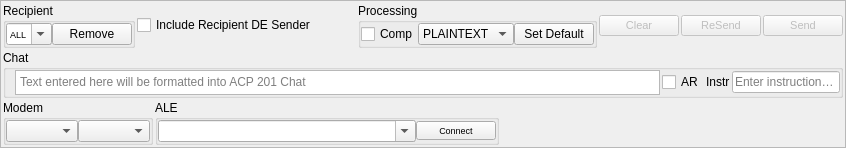
         <widget class="QFrame" name="frameTXSettings">
          <property name="autoFillBackground">
           <bool>false</bool>
          </property>
          <property name="frameShape">
           <enum>QFrame::StyledPanel</enum>
          </property>
          <property name="frameShadow">
           <enum>QFrame::Raised</enum>
          </property>
          <layout class="QVBoxLayout" name="verticalLayout_8">
           <property name="spacing">
            <number>2</number>
           </property>
           <property name="leftMargin">
            <number>2</number>
           </property>
           <property name="topMargin">
            <number>2</number>
           </property>
           <property name="rightMargin">
            <number>2</number>
           </property>
           <property name="bottomMargin">
            <number>2</number>
           </property>
           <item>
            <layout class="QVBoxLayout" name="verticalLayout_2">
             <property name="spacing">
              <number>2</number>
             </property>
             <item>
              <layout class="QHBoxLayout" name="horizontalLayout_21">
               <property name="spacing">
                <number>2</number>
               </property>
               <item>
                <layout class="QVBoxLayout" name="verticalLayout_5">
                 <item>
                  <layout class="QHBoxLayout" name="horizontalLayout">
                   <property name="spacing">
                    <number>2</number>
                   </property>
                   <item>
                    <widget class="QGroupBox" name="groupBoxRecipient">
                     <property name="title">
                      <string>Recipient</string>
                     </property>
                     <layout class="QHBoxLayout" name="horizontalLayout_16">
                      <property name="spacing">
                       <number>0</number>
                      </property>
                      <property name="leftMargin">
                       <number>0</number>
                      </property>
                      <property name="topMargin">
                       <number>0</number>
                      </property>
                      <property name="rightMargin">
                       <number>0</number>
                      </property>
                      <property name="bottomMargin">
                       <number>0</number>
                      </property>
                      <item>
                       <widget class="QComboBox" name="comboBoxRecipient">
                        <property name="sizePolicy">
                         <sizepolicy hsizetype="Preferred" vsizetype="Preferred">
                          <horstretch>0</horstretch>
                          <verstretch>0</verstretch>
                         </sizepolicy>
                        </property>
                        <property name="minimumSize">
                         <size>
                          <width>45</width>
                          <height>0</height>
                         </size>
                        </property>
                        <property name="maximumSize">
                         <size>
                          <width>16777215</width>
                          <height>16777215</height>
                         </size>
                        </property>
                        <property name="font">
                         <font>
                          <pointsize>7</pointsize>
                         </font>
                        </property>
                        <property name="toolTip">
                         <string>Select recipient call sign</string>
                        </property>
                        <property name="editable">
                         <bool>true</bool>
                        </property>
                        <property name="insertPolicy">
                         <enum>QComboBox::InsertAlphabetically</enum>
                        </property>
                        <property name="sizeAdjustPolicy">
                         <enum>QComboBox::AdjustToContents</enum>
                        </property>
                        <item>
                         <property name="text">
                          <string>ALL</string>
                         </property>
                        </item>
                       </widget>
                      </item>
                      <item>
                       <widget class="QPushButton" name="pushButtonRemoveRecipient">
                        <property name="text">
                         <string>Remove</string>
                        </property>
                       </widget>
                      </item>
                     </layout>
                    </widget>
                   </item>
                   <item>
                    <widget class="QCheckBox" name="checkBoxIncludeSalutation">
                     <property name="toolTip">
                      <string>Includes ACP-126 FL1 and FL2 with call signs of sending and receiving station</string>
                     </property>
                     <property name="text">
                      <string>Include Recipient DE Sender</string>
                     </property>
                    </widget>
                   </item>
                   <item>
                    <spacer name="horizontalSpacer_2">
                     <property name="orientation">
                      <enum>Qt::Horizontal</enum>
                     </property>
                     <property name="sizeHint" stdset="0">
                      <size>
                       <width>40</width>
                       <height>20</height>
                      </size>
                     </property>
                    </spacer>
                   </item>
                   <item>
                    <widget class="QGroupBox" name="groupBoxProcessing">
                     <property name="title">
                      <string>Processing</string>
                     </property>
                     <layout class="QHBoxLayout" name="horizontalLayout_20">
                      <property name="spacing">
                       <number>0</number>
                      </property>
                      <property name="leftMargin">
                       <number>0</number>
                      </property>
                      <property name="topMargin">
                       <number>0</number>
                      </property>
                      <property name="rightMargin">
                       <number>0</number>
                      </property>
                      <property name="bottomMargin">
                       <number>0</number>
                      </property>
                      <item>
                       <widget class="QCheckBox" name="checkBoxCompress">
                        <property name="enabled">
                         <bool>true</bool>
                        </property>
                        <property name="toolTip">
                         <string>TX data will be compressed if it will reduce data size</string>
                        </property>
                        <property name="text">
                         <string>Comp</string>
                        </property>
                       </widget>
                      </item>
                      <item>
                       <widget class="QComboBox" name="comboBoxKeyList">
                        <property name="sizePolicy">
                         <sizepolicy hsizetype="Minimum" vsizetype="Fixed">
                          <horstretch>0</horstretch>
                          <verstretch>0</verstretch>
                         </sizepolicy>
                        </property>
                        <property name="maximumSize">
                         <size>
                          <width>16777215</width>
                          <height>16777215</height>
                         </size>
                        </property>
                        <property name="toolTip">
                         <string>Select Encryption Key</string>
                        </property>
                        <property name="insertPolicy">
                         <enum>QComboBox::InsertAlphabetically</enum>
                        </property>
                        <property name="sizeAdjustPolicy">
                         <enum>QComboBox::AdjustToContents</enum>
                        </property>
                        <item>
                         <property name="text">
                          <string>PLAINTEXT</string>
                         </property>
                        </item>
                       </widget>
                      </item>
                      <item>
                       <widget class="QPushButton" name="pushButtonSetDefaultKey">
                        <property name="sizePolicy">
                         <sizepolicy hsizetype="Minimum" vsizetype="Fixed">
                          <horstretch>0</horstretch>
                          <verstretch>0</verstretch>
                         </sizepolicy>
                        </property>
                        <property name="maximumSize">
                         <size>
                          <width>16777215</width>
                          <height>16777215</height>
                         </size>
                        </property>
                        <property name="toolTip">
                         <string>Sets the current selected key as default key on application start</string>
                        </property>
                        <property name="text">
                         <string>Set Default</string>
                        </property>
                       </widget>
                      </item>
                     </layout>
                    </widget>
                   </item>
                   <item>
                    <widget class="QPushButton" name="pushButtonClearTx">
                     <property name="enabled">
                      <bool>false</bool>
                     </property>
                     <property name="sizePolicy">
                      <sizepolicy hsizetype="Minimum" vsizetype="Fixed">
                       <horstretch>0</horstretch>
                       <verstretch>0</verstretch>
                      </sizepolicy>
                     </property>
                     <property name="maximumSize">
                      <size>
                       <width>16777215</width>
                       <height>16777215</height>
                      </size>
                     </property>
                     <property name="font">
                      <font>
                       <pointsize>8</pointsize>
                      </font>
                     </property>
                     <property name="toolTip">
                      <string>Clears TX data window</string>
                     </property>
                     <property name="text">
                      <string>Clear</string>
                     </property>
                    </widget>
                   </item>
                   <item>
                    <widget class="QPushButton" name="pushButtonResend">
                     <property name="enabled">
                      <bool>false</bool>
                     </property>
                     <property name="sizePolicy">
                      <sizepolicy hsizetype="Minimum" vsizetype="Fixed">
                       <horstretch>0</horstretch>
                       <verstretch>0</verstretch>
                      </sizepolicy>
                     </property>
                     <property name="maximumSize">
                      <size>
                       <width>16777215</width>
                       <height>16777215</height>
                      </size>
                     </property>
                     <property name="font">
                      <font>
                       <pointsize>8</pointsize>
                      </font>
                     </property>
                     <property name="toolTip">
                      <string>Resends last TX data</string>
                     </property>
                     <property name="text">
                      <string>ReSend</string>
                     </property>
                    </widget>
                   </item>
                   <item>
                    <widget class="QPushButton" name="pushButtonSendTx">
                     <property name="enabled">
                      <bool>false</bool>
                     </property>
                     <property name="sizePolicy">
                      <sizepolicy hsizetype="Minimum" vsizetype="Fixed">
                       <horstretch>0</horstretch>
                       <verstretch>0</verstretch>
                      </sizepolicy>
                     </property>
                     <property name="maximumSize">
                      <size>
                       <width>16777215</width>
                       <height>16777215</height>
                      </size>
                     </property>
                     <property name="font">
                      <font>
                       <pointsize>8</pointsize>
                      </font>
                     </property>
                     <property name="toolTip">
                      <string>Sends current TX data</string>
                     </property>
                     <property name="text">
                      <string>Send</string>
                     </property>
                    </widget>
                   </item>
                  </layout>
                 </item>
                </layout>
               </item>
              </layout>
             </item>
             <item>
              <widget class="QGroupBox" name="groupBox">
               <property name="title">
                <string>Chat</string>
               </property>
               <layout class="QVBoxLayout" name="verticalLayout_10">
                <property name="spacing">
                 <number>2</number>
                </property>
                <property name="leftMargin">
                 <number>0</number>
                </property>
                <property name="topMargin">
                 <number>0</number>
                </property>
                <property name="rightMargin">
                 <number>0</number>
                </property>
                <property name="bottomMargin">
                 <number>0</number>
                </property>
                <item>
                 <layout class="QHBoxLayout" name="horizontalLayout_29">
                  <item>
                   <widget class="QLabel" name="label_11">
                    <property name="frameShape">
                     <enum>QFrame::NoFrame</enum>
                    </property>
                    <property name="text">
                     <string/>
                    </property>
                   </widget>
                  </item>
                  <item>
                   <widget class="QTextEdit" name="lineEditChatText">
                    <property name="sizePolicy">
                     <sizepolicy hsizetype="Expanding" vsizetype="Minimum">
                      <horstretch>0</horstretch>
                      <verstretch>0</verstretch>
                     </sizepolicy>
                    </property>
                    <property name="minimumSize">
                     <size>
                      <width>350</width>
                      <height>0</height>
                     </size>
                    </property>
                    <property name="maximumSize">
                     <size>
                      <width>16777215</width>
                      <height>25</height>
                     </size>
                    </property>
                    <property name="toolTip">
                     <string>Enter short message and hit enter to send</string>
                    </property>
                    <property name="placeholderText">
                     <string>Text entered here will be formatted into ACP 201 Chat</string>
                    </property>
                    <property name="dragEnabled" stdset="0">
                     <bool>true</bool>
                    </property>
                   </widget>
                  </item>
                  <item>
                   <widget class="QCheckBox" name="checkBoxAR">
                    <property name="toolTip">
                     <string>Ends text with AR insterad of K</string>
                    </property>
                    <property name="text">
                     <string>AR</string>
                    </property>
                   </widget>
                  </item>
                  <item>
                   <widget class="QLabel" name="label_4">
                    <property name="sizePolicy">
                     <sizepolicy hsizetype="Preferred" vsizetype="Fixed">
                      <horstretch>0</horstretch>
                      <verstretch>0</verstretch>
                     </sizepolicy>
                    </property>
                    <property name="text">
                     <string>Instr</string>
                    </property>
                   </widget>
                  </item>
                  <item>
                   <widget class="QLineEdit" name="lineEditInstructions">
                    <property name="sizePolicy">
                     <sizepolicy hsizetype="Minimum" vsizetype="Fixed">
                      <horstretch>0</horstretch>
                      <verstretch>0</verstretch>
                     </sizepolicy>
                    </property>
                    <property name="toolTip">
                     <string>Enter an instruction like ACK for acknowledgements</string>
                    </property>
                    <property name="styleSheet">
                     <string notr="true">background-color: rgb(255, 255, 255);</string>
                    </property>
                    <property name="placeholderText">
                     <string>Enter instructions here</string>
                    </property>
                   </widget>
                  </item>
                 </layout>
                </item>
               </layout>
              </widget>
             </item>
             <item>
              <layout class="QHBoxLayout" name="horizontalLayout_5" stretch="0,0,0">
               <property name="spacing">
                <number>2</number>
               </property>
               <item>
                <widget class="QGroupBox" name="groupBoxModem">
                 <property name="title">
                  <string>Modem</string>
                 </property>
                 <layout class="QHBoxLayout" name="horizontalLayout_18">
                  <property name="spacing">
                   <number>0</number>
                  </property>
                  <property name="leftMargin">
                   <number>0</number>
                  </property>
                  <property name="topMargin">
                   <number>0</number>
                  </property>
                  <property name="rightMargin">
                   <number>0</number>
                  </property>
                  <property name="bottomMargin">
                   <number>0</number>
                  </property>
                  <item>
                   <widget class="QComboBox" name="comboBoxModemSpeed">
                    <property name="sizePolicy">
                     <sizepolicy hsizetype="Preferred" vsizetype="Fixed">
                      <horstretch>0</horstretch>
                      <verstretch>0</verstretch>
                     </sizepolicy>
                    </property>
                    <property name="sizeAdjustPolicy">
                     <enum>QComboBox::AdjustToContents</enum>
                    </property>
                   </widget>
                  </item>
                  <item>
                   <widget class="QComboBox" name="comboBoxModemInterleave">
                    <property name="sizePolicy">
                     <sizepolicy hsizetype="Preferred" vsizetype="Fixed">
                      <horstretch>0</horstretch>
                      <verstretch>0</verstretch>
                     </sizepolicy>
                    </property>
                    <property name="sizeAdjustPolicy">
                     <enum>QComboBox::AdjustToContents</enum>
                    </property>
                   </widget>
                  </item>
                 </layout>
                </widget>
               </item>
               <item>
                <widget class="QGroupBox" name="groupBoxALE">
                 <property name="title">
                  <string>ALE</string>
                 </property>
                 <layout class="QHBoxLayout" name="horizontalLayout_19">
                  <property name="spacing">
                   <number>0</number>
                  </property>
                  <property name="leftMargin">
                   <number>0</number>
                  </property>
                  <property name="topMargin">
                   <number>0</number>
                  </property>
                  <property name="rightMargin">
                   <number>0</number>
                  </property>
                  <property name="bottomMargin">
                   <number>0</number>
                  </property>
                  <item>
                   <widget class="QComboBox" name="comboBoxALEStations">
                    <property name="sizePolicy">
                     <sizepolicy hsizetype="Expanding" vsizetype="Fixed">
                      <horstretch>0</horstretch>
                      <verstretch>0</verstretch>
                     </sizepolicy>
                    </property>
                    <property name="maximumSize">
                     <size>
                      <width>16777215</width>
                      <height>16777215</height>
                     </size>
                    </property>
                    <property name="font">
                     <font>
                      <pointsize>8</pointsize>
                     </font>
                    </property>
                    <property name="toolTip">
                     <string>Select ALE address</string>
                    </property>
                    <property name="editable">
                     <bool>true</bool>
                    </property>
                    <property name="insertPolicy">
                     <enum>QComboBox::InsertAlphabetically</enum>
                    </property>
                    <property name="sizeAdjustPolicy">
                     <enum>QComboBox::AdjustToContents</enum>
                    </property>
                   </widget>
                  </item>
                  <item>
                   <widget class="QPushButton" name="pushButtonConnectALE">
                    <property name="enabled">
                     <bool>true</bool>
                    </property>
                    <property name="sizePolicy">
                     <sizepolicy hsizetype="Minimum" vsizetype="Fixed">
                      <horstretch>0</horstretch>
                      <verstretch>0</verstretch>
                     </sizepolicy>
                    </property>
                    <property name="maximumSize">
                     <size>
                      <width>16777215</width>
                      <height>16777215</height>
                     </size>
                    </property>
                    <property name="font">
                     <font>
                      <pointsize>7</pointsize>
                     </font>
                    </property>
                    <property name="toolTip">
                     <string>Connect to ALE address</string>
                    </property>
                    <property name="text">
                     <string>Connect</string>
                    </property>
                   </widget>
                  </item>
                 </layout>
                </widget>
               </item>
               <item>
                <spacer name="horizontalSpacer_11">
                 <property name="orientation">
                  <enum>Qt::Horizontal</enum>
                 </property>
                 <property name="sizeHint" stdset="0">
                  <size>
                   <width>40</width>
                   <height>20</height>
                  </size>
                 </property>
                </spacer>
               </item>
              </layout>
             </item>
            </layout>
           </item>
          </layout>
         </widget>
